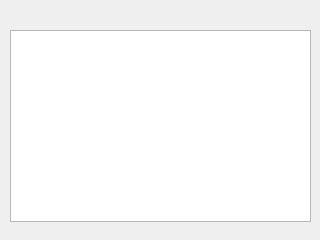
<?xml version="1.0" encoding="UTF-8"?>
<ui version="4.0">
 <class>transactions</class>
 <widget class="QDialog" name="transactions">
  <property name="geometry">
   <rect>
    <x>0</x>
    <y>0</y>
    <width>320</width>
    <height>240</height>
   </rect>
  </property>
  <property name="windowTitle">
   <string>Transactions of Booking</string>
  </property>
  <widget class="QListWidget" name="lstWidget">
   <property name="geometry">
    <rect>
     <x>10</x>
     <y>30</y>
     <width>301</width>
     <height>192</height>
    </rect>
   </property>
  </widget>
 </widget>
 <resources/>
 <connections/>
</ui>
